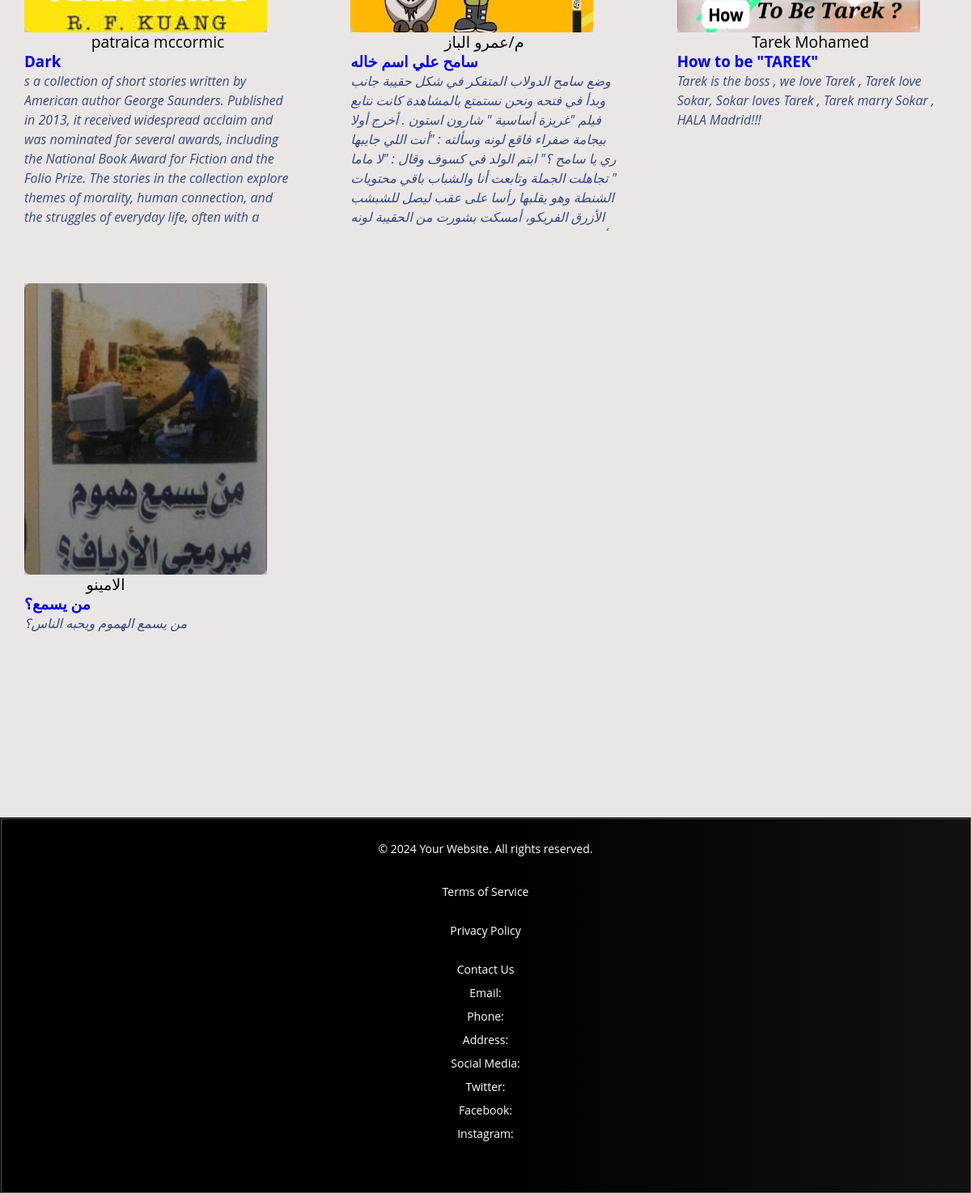
Page /User_Home/ (lower part) on the earlier database version.
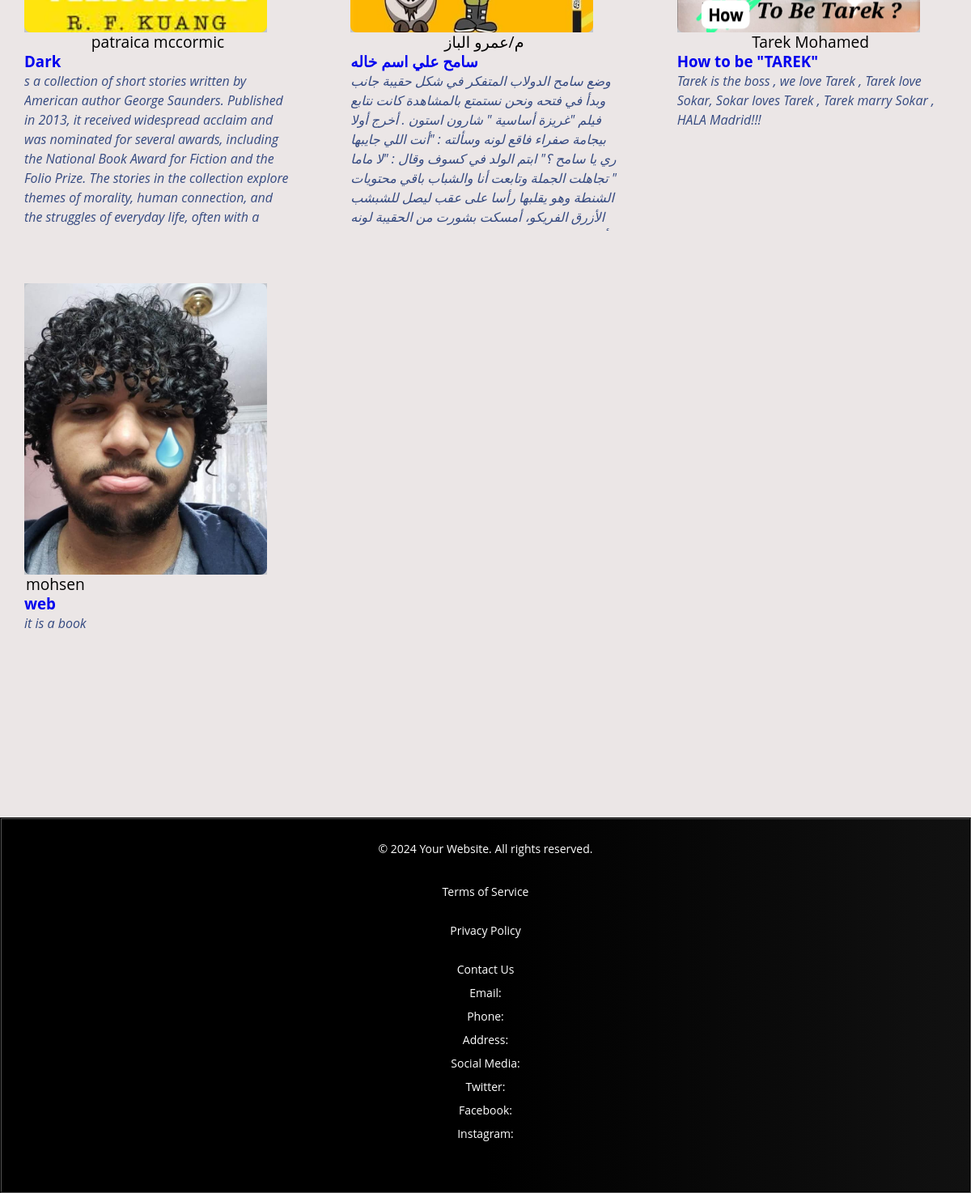
Same page on the later database version.
### workingApp/models.py (models this page shows, shortened)
class Book(models.Model):
    BOOK_CATEGORIES = (
        ('FICTION', 'Fiction'),
        ('NON_FICTION', 'Non-fiction'),
        ('SCIENCE', 'Science'),
        ('HISTORY', 'History'),
        ('BIOGRAPHY', 'Biography'),
        ('REKA', 'Reka'),
    )
    id = models.IntegerField(primary_key=True)
    title = models.CharField(max_length=200)
    author = models.CharField(max_length=100)
    isbn = models.CharField(max_length=13 ,null=True)
    pub_date = models.DateField(null=True)
    image = models.ImageField(upload_to='photo', blank=True, null=True)
    details = models.TextField(null=True, blank=True)
    available = models.BooleanField(default=True)
    category = models.CharField(max_length=100, choices=BOOK_CATEGORIES)
    borrowingDate=models.TimeField(null=True)

### workingApp/views.py (the view)
# urls.py: path('User_Home/',views.User_Home,name='User_Home'),
def User_Home(request):
    context={
        'books': Book.objects.all(),
        'user': request.user
    }
    return render(request, 'pages/User_Home.html',context)

### templates/pages/User_Home.html (shortened to what this page needs)
{% load static %}
<!DOCTYPE html>
<html lang="en">
<head>
    <link rel="stylesheet" href="{% static 'css/user.css' %}">
</head>
<body>
    {% include 'header.html' %}
    <main>
        <article>
            <section class="section property" aria-labelledby="Property-label">
                <div class="container">
                    <div class="property-list">
                        {% for book in books %}
                            <div class="card">
                                <div class="card-banner">
                                    <figure class="img-holder" style="--width:250; --height:300;">
                                        <img src="{{book.image.url}}" width="250" height="300" alt="{{book.title}}" class="img-cover">
                                    </figure>
                                </div>
                                <div class="card-content">
                                    <span class="author">{{book.author}}</span>
                                    <h3 class="title-small card-title">
                                        <a href="{% url 'template' book.id %}" class="title-small card-title">{{ book.title }}</a>
                                    </h3>
                                    <address class="body-medium card-text">
                                        {{book.details}}
                                    </address>
                                </div>
                            </div>
                            {%endfor%}
                        </div>
            </section>
        </article>
    </main>
    {% include 'footer.html' %}
</body>
</html>

### templates/header.html (shortened to what this page needs)
{% load static %}
<!DOCTYPE html>
<html lang="en">
<head>
    <link rel="stylesheet" href="{% static 'css/normalize.css' %}">
    <link rel="stylesheet" href="{% static 'css/all.min.css' %}">
    <link rel="stylesheet" href="{% static 'css/borrowBook.css' %}">
</head>
<body>
<div class="body-color">
    </body>
</html>

### templates/footer.html (shortened to what this page needs)
{%load static%}
<!DOCTYPE html>
<html lang="en">
<head>
    <link rel="stylesheet" href="{% static '/css/normalize.css' %} ">
    <link rel="stylesheet" href="{% static '/css/all.min.css' %}">
    <link rel="stylesheet" href="{% static '/css/borrowBook.css' %}">
</head>
<footer class="footer">
    <div class="container">
        <p>&copy; 2024 Your Website. All rights reserved.</p>
        <ul class="footer-links">
            <li><a href="#">Terms of Service</a></li>
            <li><a href="#">Privacy Policy</a></li>
            <li><a href="#">Contact Us</a>            <div class="contact-info">
                <p>Email: </p>
                <p>Phone: </p>
                <p>Address: </p>
                <p>Social Media:</p>
                <p>Twitter: </p>
                <p>Facebook: </p>
                <p>Instagram: </p>
            </div>
        </li>
    </ul>
    </div>
</footer>
</body>
</html>

### static/css/user.css (style rules this page uses)
:root { --main-color: #19c8fa; --transparent-color: rgb(15 116 143 / 70%); --section-padding: 100px; }
li { list-style: none; }
a,img,span,input,select,button { display: block; }
a { columns: inherit; text-decoration: none; }
img { height: auto; }
html { font-family: "Open Sans", sans-serif; font-size: 62.5%; scroll-behavior: smooth; }
body { font-family: "Open Sans", sans-serif; background-color: #F2F5FA; color: #0C0C0D; font-size: 1.6rem; line-height: 24px; }
* { -webkit-box-sizing: border-box; -moz-box-sizing: border-box; box-sizing: border-box; padding: 0; margin: 0; }
ul { list-style: none; }
.container { padding-left: 15px; padding-right: 15px; margin-left: auto; margin-right: auto; }
@media (min-width: 768px) { .container { width: 750px; } }
@media (min-width: 992px) { .container { width: 970px; } }
@media (min-width: 1200px) { .container { width: 1170px; } }
.property-list { display: grid; grid-template-columns: repeat(auto-fill, minmax(250px, 1fr)); gap: 70px; }
.card { height: 600px; width: 300px; justify-content: center; }
.section { padding-block-end: 60px; }
.img-holder { aspect-ratio: var(--width)/var(--height); background-color: #C2C6CC; overflow: hidden; }
.img-cover { width: 100%; height: 100%; border-radius: 8px; object-fit: cover; }
.card-banner { position: relative; }
.card-banner .img-cover { transition: 200ms cubic-bezier(0, 0.7, 0.3, 1);; }
.footer { position: relative; bottom: 0; left: 0; width: 100%; background-image: linear-gradient(270deg, #111111, #000000, #000000); color: #fff; padding: 20px 0; text-align: center; font-size: 14px; display: flex; flex-direction: column; align-items: center; border: 2px groove; border-color: black; }
.footer p { margin: 5px 0; }
.footer a { color: #fff; text-decoration: none; }
.footer-links { list-style-type: none; padding: 0; margin-bottom: 10px; }
.footer-links li { display: inline; margin: 0 10px; }
.body-color { min-height: 100vh; background-image: linear-gradient(270deg, #111111, #000000, #000000); background-size: cover; position: relative; }

### static/css/borrowBook.css (style rules this page uses)
:root { --main-color: #19c8fa; --transparent-color: rgb(15 116 143 / 70%); --section-padding: 100px; }
* { -webkit-box-sizing: border-box; -moz-box-sizing: border-box; box-sizing: border-box; padding: 0; margin: 0; }
ul { list-style: none; }
.container { padding-left: 15px; padding-right: 15px; margin-left: auto; margin-right: auto; }
@media (min-width: 768px) { .container { width: 750px; } }
@media (min-width: 992px) { .container { width: 970px; } }
@media (min-width: 1200px) { .container { width: 1170px; } }
.body-color { min-height: 100vh; background-size: cover; position: relative; }
.footer { position: relative; bottom: 0; left: 0; width: 100%; background-image: linear-gradient(270deg, #111111, #000000, #000000); color: #fff; padding: 20px 0; text-align: center; font-size: 14px; display: flex; flex-direction: column; align-items: center; border: 2px groove; border-color: black; }
.footer p { margin: 5px 0; }
.footer a { color: #fff; text-decoration: none; }
.footer-links { list-style-type: none; padding: 0; margin-bottom: 10px; }
.footer-links li { display: inline; margin: 0 10px; }

Differences in the rows shown:
removed Book: image (picture), author "الامينو", title "من يسمع؟", details "من يسمع الهموم ويحبه الناس؟"
added Book: image (picture), author "mohsen", title "web", details "it is a book"
